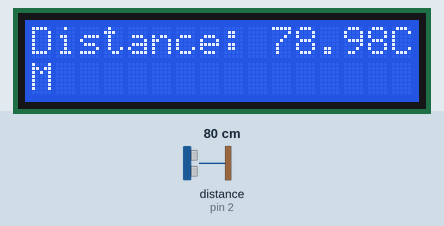
This sketch was run on a simulated Arduino Uno, built with avr-gcc and run on an emulated ATmega328P. Shown: 16×2 character LCD. Wiring (inferred from the names in the program): ultrasonic range finder: trigger pin 4; echo pin 2. The inputs (shaded band) are chosen by the test bench; at power-on: distance to the obstacle (sensor on pin 2) 80 cm. The echo pulse lasts 58.3 µs per cm; what the sketch prints to the serial monitor is not drawn.

Above: at 1.2 s.
1.3 s: distance to the obstacle (sensor on pin 2) set to 2 cm
At 3.5 s:
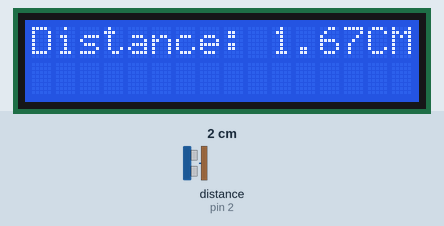
3.7 s: distance to the obstacle (sensor on pin 2) set to 9 cm
At 4.1 s:
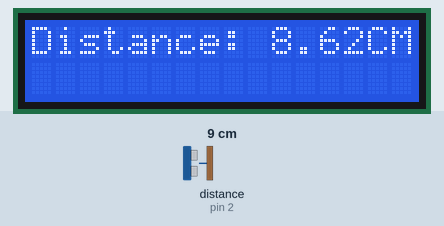
5.7 s: distance to the obstacle (sensor on pin 2) set to 4 cm
At 6.8 s:
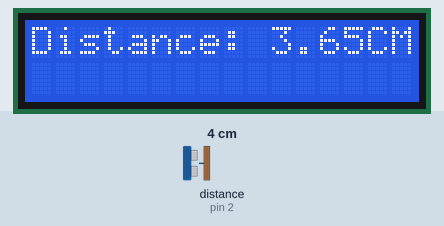
Timing chart, 0 to 8.7 s (numbered marks = the images above; inputs shaded):
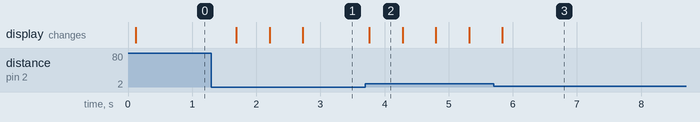

Measured:
- after the input at 1.3 s, the display: changes after 0.39 s (image 1)
- after the input at 3.7 s, the display: changes after 0.06 s (image 2)
- after the input at 5.7 s, the display: changes after 0.14 s (image 3)
- what the display in image 2 shows lasts 0.5 s, from 3.8 s to 4.3 s

The sketch:

ultrasonic-display-in-LCD.ino
```cpp
/**
 * How the ultrasonic sensor works? It's pretty easy:
 *
 * 1. `Trigger Pin` send `LOW - HIGH - LOW`, and then the component will emit an ultrasonic wave
 * 2. After the ultrasonic wave goes out, the `Echo Pin` will keep `HIGH` until it receive the
 *    wave back then it will turn `LOW`.
 *
 * In this demo, our circuit is very simple:
 *
 * - VCC: connects to the 5V
 * - Trigger Pin: connects to pin 4
 * - Echo pin: connects to pin 2
 */

#include <stdio.h>
#include <stdlib.h>
#include <Wire.h>
#include <LiquidCrystal_I2C.h>


// Ultrasonic pins
const uint8_t TRIGGER_PIN = 4;
const uint8_t ECHO_PIN = 2;

// Set the LCD address to 0x27 for a 16 chars and 2 line display
const LiquidCrystal_I2C lcd(0x27,16,2);

const char message[1024];

/**
 * Separate lines when needed
 */
void show_text(String content) {
  lcd.clear();
//  lcd.setCursor(0, 0);

  const uint16_t len = content.length();
  if (len > 16) {
    String first_line = content.substring(0, 16);
    String next_line = content.substring(16);
    lcd.print(first_line);
    lcd.setCursor(0, 1);
    lcd.print(next_line);
  }
  else {
    lcd.print(content);
  }
}

/**
 *
 */
void setup() {
  Serial.begin(9600);
  pinMode(TRIGGER_PIN, OUTPUT);
  pinMode(ECHO_PIN, INPUT);

  // Init and enable the back light
  lcd.init();
  lcd.backlight();

  // Clear and show prompt
  lcd.clear();
  show_text("Ready");

  sprintf(
    message,
    "[ Ultrasonic basic demo ]\nTRIGGER_PIN %d set to 'OUTPUT'\nECHO_PIN %d set to 'INPUT'\n",
    TRIGGER_PIN,
    ECHO_PIN
  );

  Serial.println(message);
}

/**
 *
 */
void emit_wave() {
    digitalWrite(TRIGGER_PIN, LOW);
    delayMicroseconds(10);
    digitalWrite(TRIGGER_PIN, HIGH);
    delayMicroseconds(10);
    digitalWrite(TRIGGER_PIN, LOW);
}

/**
 *
 */
uint32_t wait_for_wave_back_and_get_the_travle_time() {
    /**
     * Reads a pulse (either HIGH or LOW) on a pin. For example, if value is HIGH, pulseIn() waits
     * for the pin to go HIGH, starts timing, then waits for the pin to go LOW and stops timing.
     * Returns the length of the pulse in microseconds or 0 if no complete pulse was received
     * within the timeout.
     */
    return pulseIn(ECHO_PIN, HIGH);
}

char float_to_string_buffer[10];
uint32_t wave_travel_time_in_microseconds;
float distance_in_cm;

/**
 *
 */
void loop() {
    emit_wave();
    wave_travel_time_in_microseconds = wait_for_wave_back_and_get_the_travle_time();
    distance_in_cm = float(wave_travel_time_in_microseconds) / float(1000000) * float(340 / 2) * float(100);

    // Convert float into char buffer, 4 is minimum width, 2 is precision
    dtostrf(distance_in_cm, 4, 2, float_to_string_buffer);

    // Serial.print("Ultrasonic wave travel time:");
    // Serial.print(wave_travel_time_in_microseconds);
    // Serial.print(", distance in CM: ");
    // Serial.println(distance_in_cm);

    show_text("Distance: " + String(float_to_string_buffer)   + "CM");

    delay(500);
}
```
